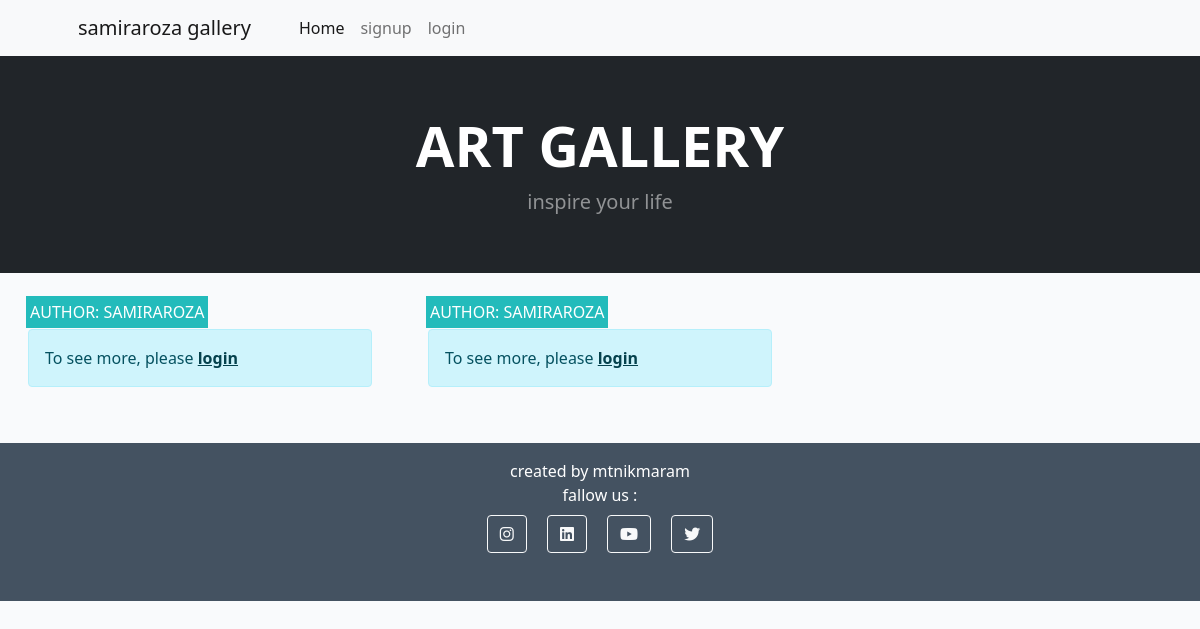
/, run on an earlier commit of the app's database.
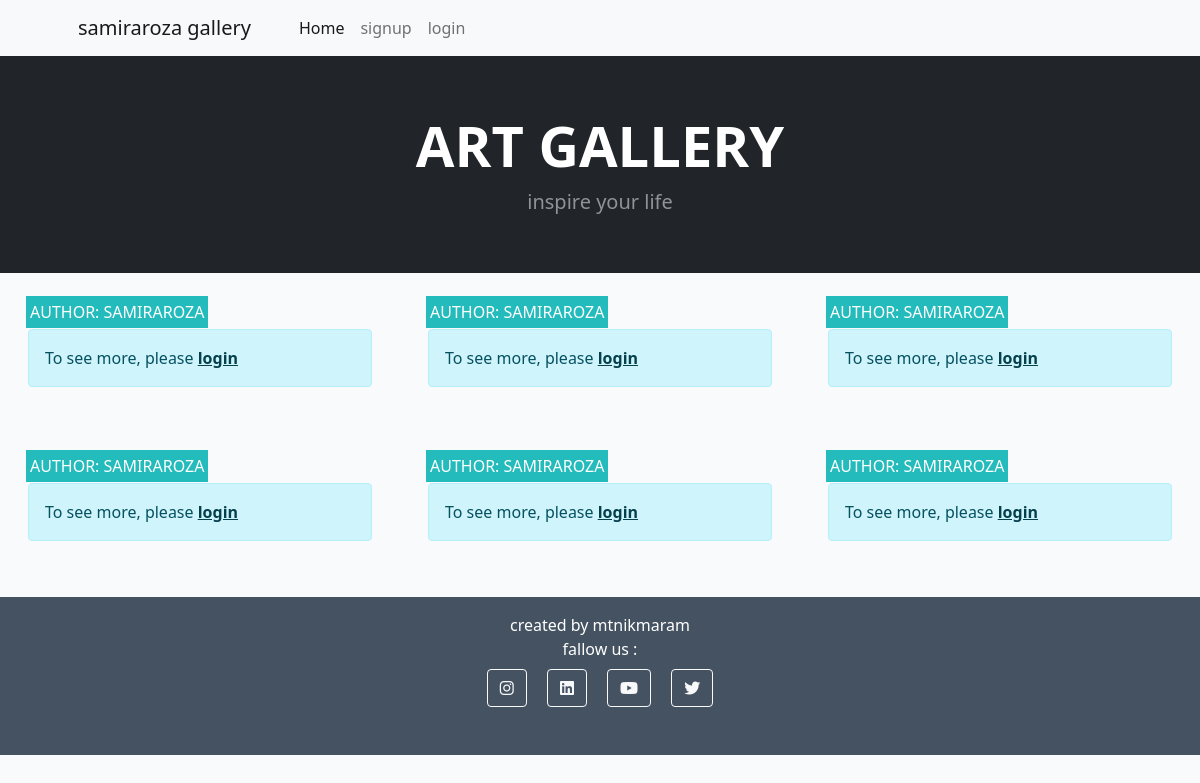
And on a later commit of the database.
### store/models.py (models this page shows, shortened)
class Post(models.Model):
    title = models.CharField(max_length=200, unique=True)
    slug = models.SlugField(max_length=200, unique=True)
    author = models.ForeignKey(User, on_delete=models.CASCADE, related_name="blog_posts")
    updated_on = models.DateTimeField(auto_now=True)
    content = models.TextField()
    featured_image = CloudinaryField('image', default='placeholder')
    excerpt = models.TextField(blank=True)
    created_on = models.DateTimeField(auto_now_add=True)
    status = models.IntegerField(choices=STATUS, default=0)
    likes = models.ManyToManyField(User, related_name='blogpost_like', blank=True)
    class Meta:
        ordering = ["-created_on"]

### store/views.py (the view)
# urls.py: path('', views.PostList.as_view(), name='home'),
class PostList(generic.ListView):
    model = Post
    queryset = Post.objects.filter(status=1).order_by("-created_on")
    template_name = "index.html"
    paginate_by = 6

### templates/index.html (shortened to what this page needs)
{% extends "base.html" %}
{% block content %}
<header class="bg-dark py-2">
    <div class="container px-4 px-lg-5 my-5">
        <div class="text-center text-white">
            <h1 class="display-4 fw-bolder">ART GALLERY</h1>
            <p class="lead fw-normal text-white-50 mb-0">inspire your life</p>
        </div>
    </div>
</header>
<div class="container-fluid">
    <div class="row">
        <div class="col-12 mt-3 left">
            <div class="row">
                {% for post in post_list %}
                <div class="col-md-4">
                    <div class="card mb-4">
                        <div class="card-body">
                            <div class="image-container">
                                <div class="image-flash">
                                    <p class="author">Author: {{ post.author }}</p>
                                </div>
                            </div>
                            {% if user.is_authenticated %}
                            <a href="{% url 'post_detail' post.slug  %}" class="post-link">
                                <h2 class="card-title">{{ post.title }}</h2>
                                <p class="card-text">{{ post.excerpt }}</p>
                            </a>
                            <hr />
                            <p class="card-text text-muted h6">{{ post.created_on}} <i class="far fa-heart"></i>
                                {{ post.number_of_likes }}</p>
                                {% else %}
                                <div class="alert alert-info">
                                    <p class="mb-0">To see more, please <a class="alert-link" href="{% url 'account_login' %}">login</a></p>
                                </div>
                                {% endif %}
                        </div>
                    </div>
                </div>
                {% if forloop.counter|divisibleby:3 %}
            </div>
            <div class="row">
                {% endif %}
                {% endfor %}
            </div>
        </div>
    </div>
</div>
{%endblock%}

### templates/base.html (shortened to what this page needs)
{% load static %}
<!DOCTYPE html>
<html lang="en-US">
<head>
    <link href="https://cdn.jsdelivr.net/npm/bootstrap@5.0.1/dist/css/bootstrap.min.css" rel="stylesheet"
>
    <link rel="stylesheet" href="{% static 'css/style.css' %}">
    <link rel="stylesheet" href="https://cdnjs.cloudflare.com/ajax/libs/font-awesome/6.2.0/css/all.min.css">
</head>
<body class="d-flex flex-column h-100 main-bg">
    <nav class="navbar navbar-expand-lg navbar-light bg-light">
        <div class="container px-4 px-lg-5">
            <a class="navbar-brand" href="{% url 'home' %}">samiraroza gallery</a>
            <div class="collapse navbar-collapse" id="navbarSupportedContent">
                <ul class="navbar-nav me-auto mb-2 mb-lg-0 ms-lg-4">
                    <li class="nav-item"><a class="nav-link active" aria-current="page" href="{% url 'home' %}">Home</a></li>
                    {% if user.is_authenticated %}
                    <li class="nav-item">
                        <a class="nav-link" href="{% url 'account_logout' %}">logout</a>
                    </li>
                    {% else %}
                    <li class="nav-item">
                        <a class="nav-link" href="{% url 'account_signup' %}">signup</a>
                    </li>
                    <li class="nav-item">
                        <a class="nav-link" href="{% url 'account_login' %}">login</a>
                    </li class="nav-item">
                    {% endif %}
                </ul>
            </div>
        </div>
    </nav>
    <main class="flex-shrink-0 main-bg">
        {% block content %}
        {% endblock content %}
    </main>
    <footer class="footer mt-auto py-3 dark-bg">
        <p class="m-0 text-center text-white">created by mtnikmaram</p>
        <p class="m-0 text-center text-white">fallow us : </p>
            <div class="text-center mb-4">
                <a class="btn btn-outline-light btn-floating m-2" href="https://www.instagram.com/" target="_blank"
                    rel="noopener" aria-label="Visit our Instagram page (opens in a new tab)" role="button"><i
                        class="fab fa-instagram"></i></a>
                <a class="btn btn-outline-light btn-floating m-2" href="https://www.linkedin.com/" target="_blank"
                    rel="noopener" aria-label="Visit our Linkedin page (opens in a new tab)" role="button"><i
                        class="fab fa-linkedin"></i></a>
                <a class="btn btn-outline-light btn-floating m-2" href="https://youtube.com/" target="_blank"
                    rel="noopener" aria-label="Visit our Youtube page (opens in a new tab)" role="button"><i
                        class="fab fa-youtube"></i></a>
                <a class="btn btn-outline-light btn-floating m-2" href="https://twitter.com/" target="_blank"
                    rel="noopener" aria-label="Visit our Twitter page (opens in a new tab)" role="button"><i
                        class="fab fa-twitter"></i></a>
            </div>
    </footer>
</body>
</html>

### static/css/style.css (style rules this page uses)
body { background-color: #F9FAFC; }
.dark-bg { background-color: #445261; }
.main-bg { background-color: #F9FAFC; }
.card { border: none; background-color: transparent; }
.image-container { position: relative; }
.image-flash { position: absolute; bottom: 5%; min-width: 30%; left: -2px; background-color: #23BBBB; }
.author { color: white; margin: 4px; text-transform: uppercase; }

What changed in the data, as far as the page shows it:
added Post: author "SAMIRAROZA"
added Post: author "SAMIRAROZA"
added Post: author "SAMIRAROZA"
added Post: author "SAMIRAROZA"
